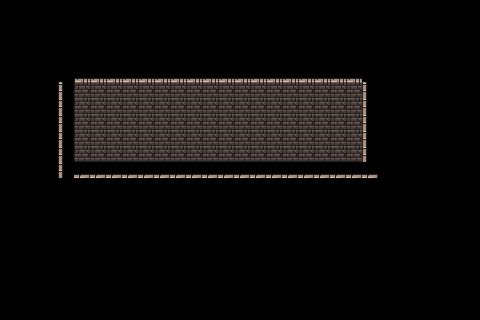

A level layout from a 2D game, rendered from its tile map. Below: a short description, then the map file with its tile-grid data intact:
An orthogonal 30x20 tile map with 16x16 px tiles, 1 tile layer (Background) and 6 objects (player, goblin, torch).

<map version="1.10" tiledversion="1.10.2" orientation="orthogonal" renderorder="right-down" width="30" height="20" tilewidth="16" tileheight="16" infinite="0" nextlayerid="6" nextobjectid="17">
 <editorsettings>
  <export target="test_map.json" format="json" />
 </editorsettings>
 <tileset firstgid="1" name="0x72_DungeonTilesetII_v1.3" tilewidth="16" tileheight="16" tilecount="1024" columns="32">
  <image source="../../tileset/0x72_DungeonTilesetII_v1.3.png" width="512" height="512" />
  <tile id="1">
   <objectgroup draworder="index" id="2">
    <object id="1" x="0" y="12" width="16" height="4" />
   </objectgroup>
  </tile>
  <tile id="257">
   <objectgroup draworder="index" id="2">
    <object id="1" x="0" y="0" width="5" height="16" />
   </objectgroup>
  </tile>
  <tile id="324">
   <objectgroup draworder="index" id="2">
    <object id="1" x="0" y="12" width="16" height="4" />
   </objectgroup>
  </tile>
 </tileset>
 <objectgroup id="3" name="GameObjects">
  <object id="5" name="player" x="100.5" y="117" width="14.5" height="16" />
  <object id="6" name="goblin" x="286.5" y="115.5" width="22.5" height="17.5" />
  <object id="15" name="torch" x="198.367" y="149.148">
   <point />
  </object>
 </objectgroup>
 <layer id="1" name="Background" width="30" height="20" offsetx="-6" offsety="-14.1667">
  <data encoding="csv">
0,0,0,0,0,0,0,0,0,0,0,0,0,0,0,0,0,0,0,0,0,0,0,0,0,0,0,0,0,0,
0,0,0,0,0,0,0,0,0,0,0,0,0,0,0,0,0,0,0,0,0,0,0,0,0,0,0,0,0,0,
0,0,0,0,0,0,0,0,0,0,0,0,0,0,0,0,0,0,0,0,0,0,0,0,0,0,0,0,0,0,
0,0,0,0,0,0,0,0,0,0,0,0,0,0,0,0,0,0,0,0,0,0,0,0,0,0,0,0,0,0,
0,0,0,0,0,0,0,0,0,0,0,0,0,0,0,0,0,0,0,0,0,0,0,0,0,0,0,0,0,0,
0,0,0,0,0,2,2,2,2,2,2,2,2,2,2,2,2,2,2,2,2,2,2,0,0,0,0,0,0,0,
0,0,0,0,258,34,34,34,34,34,34,34,34,34,34,34,34,34,34,34,34,34,34,258,0,0,0,0,0,0,
0,0,0,0,258,34,34,34,34,34,34,34,34,34,34,34,34,34,34,34,34,34,34,258,0,0,0,0,0,0,
0,0,0,0,258,34,34,34,34,34,34,34,34,34,34,34,34,34,34,34,34,34,34,258,0,0,0,0,0,0,
0,0,0,0,258,34,34,34,34,34,34,34,34,34,34,34,34,34,34,34,34,34,34,258,0,0,0,0,0,0,
0,0,0,0,258,34,34,34,34,34,34,34,34,34,34,34,34,34,34,34,34,34,34,258,0,0,0,0,0,0,
0,0,0,0,258,325,325,325,325,325,325,325,325,325,325,325,325,325,325,325,325,325,325,325,0,0,0,0,0,0,
0,0,0,0,0,0,0,0,0,0,0,0,0,0,0,0,0,0,0,0,0,0,0,0,0,0,0,0,0,0,
0,0,0,0,0,0,0,0,0,0,0,0,0,0,0,0,0,0,0,0,0,0,0,0,0,0,0,0,0,0,
0,0,0,0,0,0,0,0,0,0,0,0,0,0,0,0,0,0,0,0,0,0,0,0,0,0,0,0,0,0,
0,0,0,0,0,0,0,0,0,0,0,0,0,0,0,0,0,0,0,0,0,0,0,0,0,0,0,0,0,0,
0,0,0,0,0,0,0,0,0,0,0,0,0,0,0,0,0,0,0,0,0,0,0,0,0,0,0,0,0,0,
0,0,0,0,0,0,0,0,0,0,0,0,0,0,0,0,0,0,0,0,0,0,0,0,0,0,0,0,0,0,
0,0,0,0,0,0,0,0,0,0,0,0,0,0,0,0,0,0,0,0,0,0,0,0,0,0,0,0,0,0,
0,0,0,0,0,0,0,0,0,0,0,0,0,0,0,0,0,0,0,0,0,0,0,0,0,0,0,0,0,0
</data>
 </layer>
</map>
